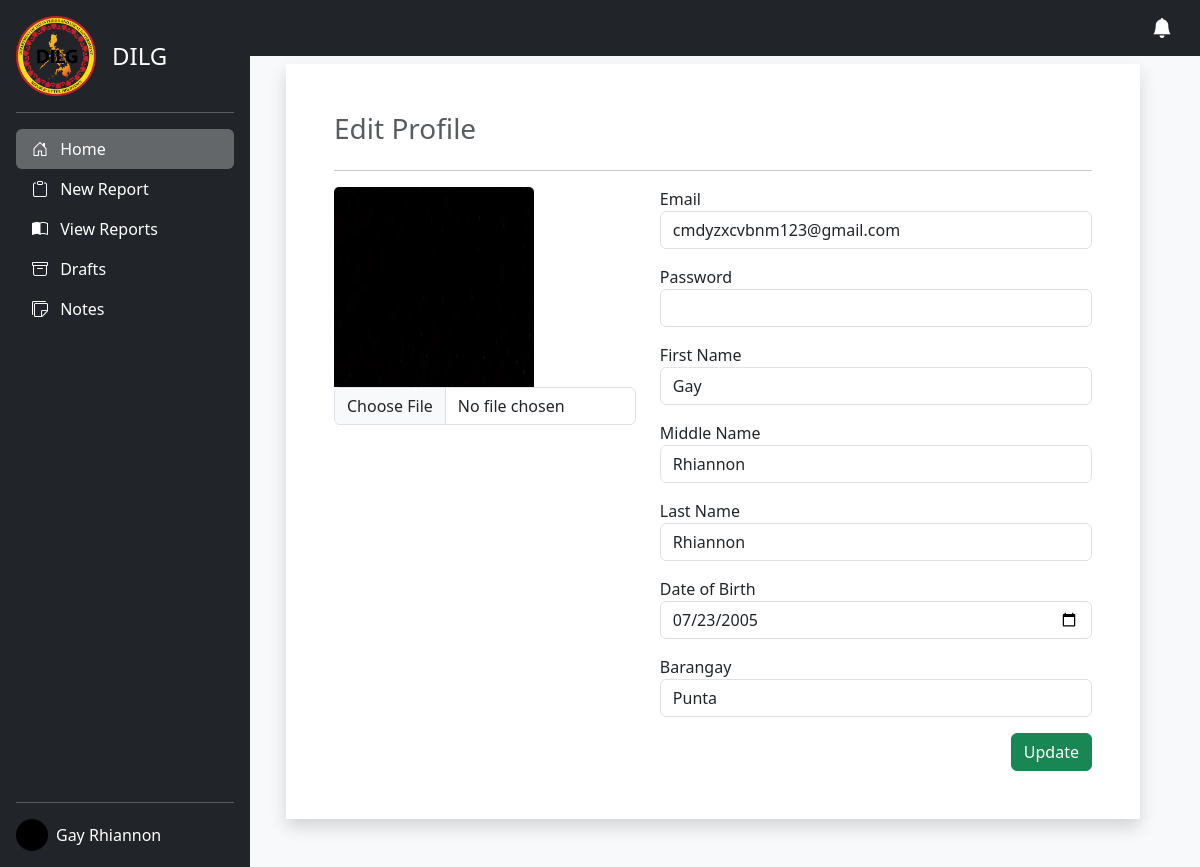
Page /admin/profile.php (signed in) on the committed database.
### tables this page shows
CREATE TABLE `users` (
  `id` int(11) NOT NULL,
  `user_type` int(50) NOT NULL,
  `email` varchar(50) NOT NULL,
  `email_status` int(11) NOT NULL,
  `password` varchar(255) NOT NULL,
  `first_name` varchar(50) NOT NULL,
  `middle_name` varchar(50) NOT NULL,
  `last_name` varchar(50) NOT NULL,
  `date_of_birth` date NOT NULL,
  `barangay` varchar(50) NOT NULL,
  `v_token` varchar(255) NOT NULL,
  `image` blob NOT NULL,
  `date_time_created` datetime NOT NULL,
  `date_time_updated` datetime NOT NULL
);

### admin/profile.php (the view, shortened to what this page needs)
<?php
include('../connection.php');
$email = $_SESSION['email'];
$report_link = "add-report.php";
$view_link = "reports.php";
$draft_link = "draft.php";
$note_link = "add-note.php";
?>
<!DOCTYPE html>
<html lang="en">
<head>
  <link href="https://cdn.jsdelivr.net/npm/bootstrap@5.3.0-alpha1/dist/css/bootstrap.min.css" rel="stylesheet">
  <link rel="stylesheet" href="https://cdnjs.cloudflare.com/ajax/libs/bootstrap-icons/1.10.3/font/bootstrap-icons.min.css" />
  <link rel="stylesheet" href="../src/sweetalert2/dist/sweetalert2.min.css">
</head>
<body>
  <main class="d-flex">
    <div class="d-flex flex-column flex-shrink-0 p-3 text-white bg-dark" style="width: 250px; min-height: 100vh;">
      <a href="/" class="d-flex align-items-center mb-3 mb-md-0 me-md-auto text-white text-decoration-none">
        <img src="../src/img/dilg.png" height="80" alt="">
        <span class="fs-4 ps-3">DILG</span>
      </a>
      <hr>
      <ul class="nav nav-pills flex-column mb-auto">
        <li class="nav-item">
          <a href="index.php" class="nav-link text-white active">
            <i class="bi bi-house-door me-2"></i>
            Home
          </a>
        </li>
        <li>
          <a href="<?php echo $report_link ?>" class="nav-link text-white">
            <i class="bi bi-clipboard me-2"></i>
            New Report
          </a>
        </li>
        <li>
          <a href="<?php echo $view_link ?>" class="nav-link text-white" aria-current="page">
            <i class="bi bi-book-half me-2"></i>
            View Reports
          </a>
        </li>
        <li>
          <a href="<?php echo $draft_link ?>" class="nav-link text-white">
            <i class="bi bi-archive me-2"></i>
            Drafts
          </a>
        </li>
        <li>
          <a href="<?php echo $note_link ?>" class="nav-link text-white">
            <i class="bi bi-stickies me-2"></i>
            Notes
          </a>
        </li>
      </ul>
      <hr>
      <div class="dropdown">
        <a href="#" class="d-flex align-items-center text-white text-decoration-none" id="dropdownUser1" data-bs-toggle="dropdown" aria-expanded="false">
        <?php
        $sql_admin = "SELECT * FROM users WHERE email = '$email'";
        $query_admin = mysqli_query($conn, $sql_admin);
        $admin_row = mysqli_fetch_array($query_admin);
        ?>
          <img src="<?php if (empty($admin_row['image'])) {
                      echo '../src/img/avatar.svg';
                    } else {
                      echo 'admins/' . $admin_row['image'];
                    } ?>" alt="" width="32" height="32" class="rounded-circle me-2">
            <?= $admin_row['first_name'] .' '. $admin_row['last_name']?>
        </a>
      </div>
    </div>
    <div class="container-fluid bg-light p-0">
        <nav class="navbar bg-dark navbar-dark">
        <div class="container">
          <a class="navbar-brand ms-auto" href="#"><i class="bi bi-bell-fill"></i></a>
        </div>
      </nav>
      <div class="row w-100">
        <div class="col-lg-12 p-5 pt-2">
            <div class="card shadow p-5" style="border-radius: 0;border: none; min-height: 18rem;">
            <p class="text-muted h3">Edit Profile</p>
            <hr class="featurette-divider">
                <?php
                $query = "SELECT * FROM users WHERE email = '$email'";
                $run = mysqli_query($conn, $query);
                if (mysqli_num_rows($run) > 0) {
                    foreach ($run as $row) {
                ?>
                        <form action="" method="POST" enctype="multipart/form-data">
                            <div class="row">
                                <div class="col-lg-5">
                                    <img class="card-img-top" src="<?php echo "admins/" . $row['image'] ?>" alt="Profile Image" width="100px" height="100px" style="height: 200px; width: 200px;">
                                    <input type="file" class="form-control"name="image">
                                </div>
                                <div class="col-lg-7">
                                    <span class="mb-2">
                                        <label for="">Email</label>
                                        <input type="email" class="form-control mb-3" name="email" value="<?php echo $row['email'] ?>">
                                    </span>
                                    <span class="mb-2">
                                  <label for="">Password</label>
                                  <input type="password" class="form-control mb-3"  name="password" id="" >
                                    </span>
                                    <span class="mb-2">
                                    <label for="">First Name</label>
                                    <input type="text" name="first_name" class="form-control mb-3" value="<?php echo $row['first_name'] ?>">
                                    </span>
                                    <span class="mb-2">
                                    <label for="">Middle Name</label>
                                    <input type="text" name="middle_name" class="form-control mb-3" value="<?php echo $row['middle_name'] ?>">
                                    </span>
                                    <span class="mb-2">
                                    <label for="">Last Name</label>
                                    <input type="text" name="last_name" class="form-control mb-3" value="<?php echo $row['last_name'] ?>">
                                    </span>
                                    <span class="mb-2">
                                    <label for="">Date of Birth</label>
                                    <input type="date" name="date_of_birth" class="form-control mb-3" value="<?php echo $row['date_of_birth'] ?>" id="">
                                    </span>
                                    <span class="mb-2">
                                    <label for="">Barangay</label>
                                    <input type="text" name="barangay" class="form-control mb-3" value="<?php echo $row['barangay'] ?>">
                                    </span>
                                    <span class="d-flex justify-content-end">
                                    <input type="submit" class="btn btn-md btn-success" name="update" value="Update">
                                    </span>
                                </div>
                            </div>
                        </form>
                <?php
                    }
                }
                ?>
            </div>
        </div>
      </div>
    </div>
  </main>
</body>
</html>

### admin/profile.php (style rules this page uses)
body { overflow-x: hidden; }
.active { background: rgba(255, 255, 255, 0.3) !important; }

### rows in the picture
users: image (picture), first_name "Gay", last_name "Rhiannon", email "cmdyzxcvbnm123@gmail.com", middle_name "Rhiannon", date_of_birth "07/23/2005", barangay "Punta"
